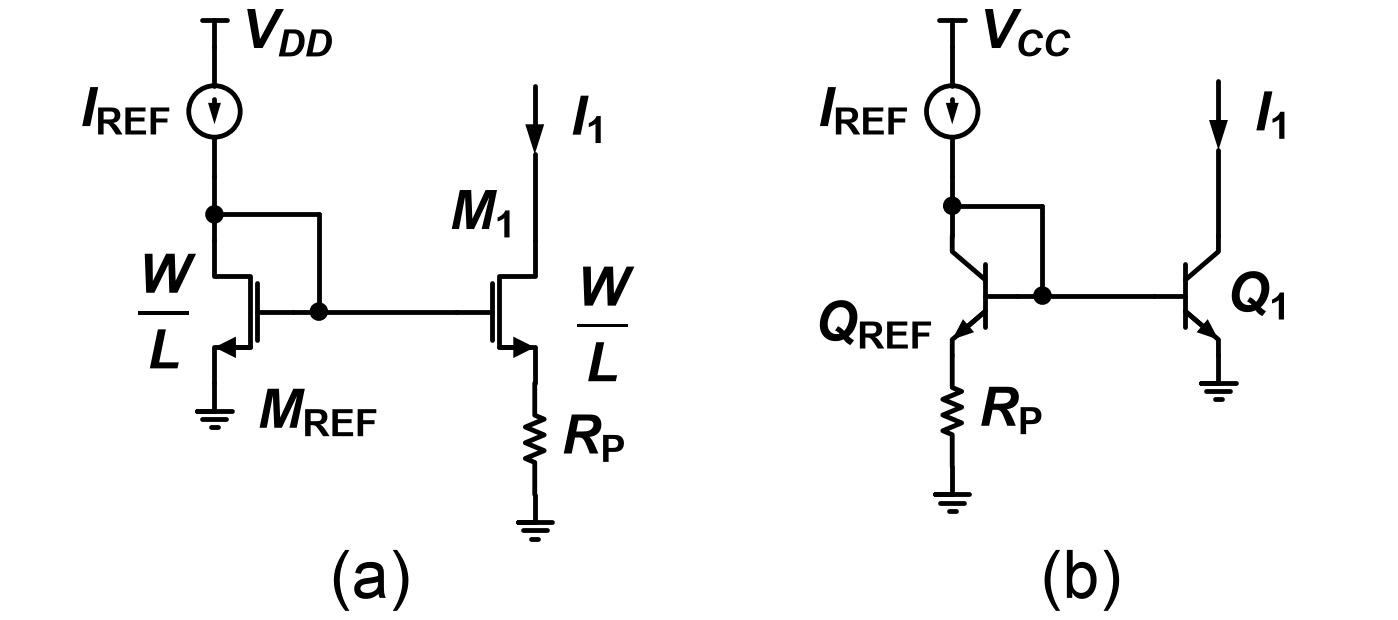

Reproduce this figure in Python.
"""2021-1 중간 Q5 — 기준: Q5.md '회로 — Fig Q5(a)', '회로 — Fig Q5(b)'."""
import schemdraw.elements as elm
from schem_style import Resistor, caption, dot, new_drawing, nmos

GAP = 0.2       # 소자 라벨과 기호 사이 간격
VDD_H = 0.32    # 0.8배 T 전원 기호 높이
WL = r"$\dfrac{W}{L}$"   # 원본처럼 본 글자 크기의 분수


def supply_iref(d, x, top, label):
    """위→아래: T 전원 기호, I_REF 전류원(화살표 아래). 전류원 아래 끝을 돌려준다."""
    d.add(elm.Vdd().at((x, top - VDD_H)).scale(0.8).label(label, "right", ofst=GAP))
    iref = d.add(elm.SourceI().down().at((x, top - VDD_H)).length(1.5).scale(0.6)
                 .label(r"$I_\mathrm{REF}$", "top", ofst=0.3))
    return iref.end


def i1_lead(d, xy):
    """출력 단자: 선 끝에서 아래로 I_1 화살표를 지나 xy(드레인/컬렉터)까지."""
    top = (xy[0], xy[1] + 1.8)
    d.add(elm.Arrow(arrowwidth=0.22, arrowlength=0.35).down().at(top).length(0.8)
          .label(r"$I_\mathrm{1}$", "bottom", ofst=GAP))
    d.add(elm.Line().down().toy(xy[1]))


def panel_a(d, x0, top):
    y = supply_iref(d, x0, top, r"$V_{DD}$")
    d.add(elm.Line().down().at(y).length(0.45)); n1 = dot(d)
    d.add(elm.Line().down().at(n1.center).length(0.3))
    # M_REF: nmos 좌우 반전(게이트 오른쪽), 다이오드 연결
    mref = nmos(d, at=d.here, anchor="drain", mirror=True)
    d.add(elm.Ground().at(mref.source).scale(0.8))
    d.add(elm.Label().right().at((x0 + 0.4, mref.source.y - 0.45)).label(r"$M_\mathrm{REF}$", halign="left"))
    d.add(elm.Label().right().at((x0 - 0.35, mref.center.y - 0.1)).label(WL, halign="right"))
    # n1 → 오른쪽 → 게이트보다 조금 오른쪽에서 아래로 → 게이트 접속점
    xg = mref.gate.x + 0.3
    d.add(elm.Line().right().at(n1.center).tox(xg))
    d.add(elm.Line().down().toy(mref.gate.y)); g = dot(d)
    d.add(elm.Line().left().at(g.center).tox(mref.gate))
    d.add(elm.Line().right().at(g.center).length(1.6))
    m1 = nmos(d, at=d.here, anchor="gate")
    d.add(elm.Label().right().at((m1.drain.x - 0.3, m1.drain.y + 0.2)).label(r"$M_\mathrm{1}$", halign="right"))
    d.add(elm.Label().right().at((m1.drain.x + 0.35, m1.center.y - 0.25)).label(WL, halign="left"))
    i1_lead(d, m1.drain)
    rp = d.add(Resistor().down().at(m1.source).length(1.3).label(r"$R_\mathrm{P}$", "bottom", ofst=GAP))
    d.add(elm.Ground().at(rp.end).scale(0.8))
    return (x0 + m1.drain.x) / 2, rp.end.y


def panel_b(d, x0, top):
    y = supply_iref(d, x0, top, r"$V_{CC}$")
    d.add(elm.Line().down().at(y).length(0.35)); n1 = dot(d)
    d.add(elm.Line().down().at(n1.center).length(0.35))
    # Q_REF: npn 좌우 반전(베이스 오른쪽), 다이오드 연결
    qref = d.add(elm.BjtNpn().right().reverse().anchor("collector").at(d.here))
    d.add(elm.Label().right().at((x0 - 0.3, qref.emitter.y + 0.25)).label(r"$Q_\mathrm{REF}$", halign="right"))
    rp = d.add(Resistor().down().at(qref.emitter).length(1.3).label(r"$R_\mathrm{P}$", "bottom", ofst=GAP))
    d.add(elm.Ground().at(rp.end).scale(0.8))
    xb = qref.base.x + 0.3
    d.add(elm.Line().right().at(n1.center).tox(xb))
    d.add(elm.Line().down().toy(qref.base.y)); b = dot(d)
    d.add(elm.Line().left().at(b.center).tox(qref.base))
    d.add(elm.Line().right().at(b.center).length(1.3))
    q1 = d.add(elm.BjtNpn().right().anchor("base").at(d.here).label(r"$Q_\mathrm{1}$", "right"))
    i1_lead(d, q1.collector)
    d.add(elm.Ground().at(q1.emitter).scale(0.8))
    return (x0 + q1.collector.x) / 2, rp.end.y


def draw():
    d = new_drawing()
    top = 7.0
    xa, ya = panel_a(d, 0, top)
    xb, yb = panel_b(d, 8.6, top)
    # 캡션: 가장 낮은 접지 기호 아래
    cap_y = min(ya, yb) - 1.1
    caption(d, (xa - 0.15, cap_y), "(a)")
    caption(d, (xb - 0.15, cap_y), "(b)")
    return d
